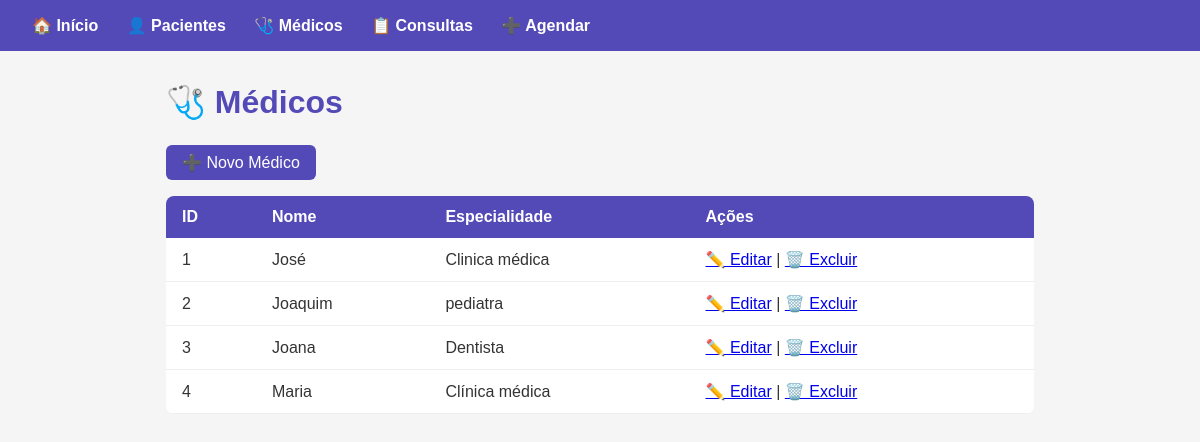
The app's page /medicos with its own data.
### tables this page shows
CREATE TABLE medicos (
            id            INTEGER PRIMARY KEY AUTOINCREMENT,
            nome          TEXT NOT NULL,
            especialidade TEXT NOT NULL
        );

### app.py (the view)
@app.route("/medicos")
def medicos():
    medicos = banco.listar_medicos()
    return render_template("medicos.html", medicos=medicos)

### banco.py (called while the page is built)
def conectar():
    con = sqlite3.connect(DB_NAME)
    con.row_factory = sqlite3.Row
    return con

def listar_medicos():
    con = conectar()
    cur = con.cursor()
    cur.execute("SELECT * FROM medicos")
    dados = cur.fetchall()
    con.close()
    return dados

### templates/medicos.html
{% extends "base.html" %}
{% block conteudo %}
  <h1>🩺 Médicos</h1>
  <a href="{{ url_for('cadastrar_medico') }}" class="btn">➕ Novo Médico</a>
  {% if medicos %}
    <table>
      <thead>
        <tr><th>ID</th><th>Nome</th><th>Especialidade</th><th>Ações</th></tr>
      </thead>
      <tbody>
        {% for m in medicos %}
        <tr>
          <td>{{ m[0] }}</td>
          <td>{{ m[1] }}</td>
          <td>{{ m[2] }}</td>
          <td>
            <a href="{{ url_for('editar_medico', id=m[0]) }}">✏️ Editar</a> |
            <a href="{{ url_for('deletar_medico', id=m[0]) }}">🗑️ Excluir</a>
          </td>
        </tr>
        {% endfor %}
      </tbody>
    </table>
  {% else %}
    <p>Nenhum médico cadastrado.</p>
  {% endif %}
{% endblock %}

### static/style.css (style rules this page uses)
* { box-sizing: border-box; margin: 0; padding: 0; }
body { font-family: Arial, sans-serif; background: #f5f5f5; color: #333; }
h1 { margin-bottom: 1.5rem; color: #534ab7; }
table { width: 100%; border-collapse: collapse; background: white; border-radius: 8px; overflow: hidden; }
th { background: #534ab7; color: white; padding: 0.75rem 1rem; text-align: left; }
td { padding: 0.75rem 1rem; border-bottom: 1px solid #eee; }
.btn { display: inline-block; padding: 0.5rem 1rem; background: #534ab7; color: white; text-decoration: none; border-radius: 6px; border: none; cursor: pointer; margin-bottom: 1rem; }

### records on screen
medicos: id "1", nome "José", especialidade "Clinica médica"
medicos: id "2", nome "Joaquim", especialidade "pediatra"
medicos: id "3", nome "Joana", especialidade "Dentista"
medicos: id "4", nome "Maria", especialidade "Clínica médica"
